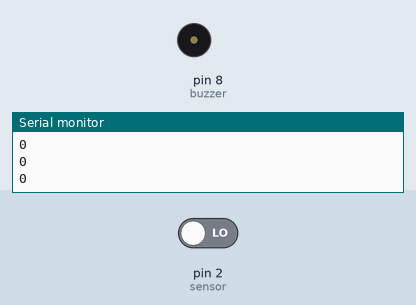
The sketch below on a simulated Arduino Uno, built with avr-gcc and run on an emulated ATmega328P. On the bench: buzzer (waves = sounding, pin HIGH), the last lines printed to the serial monitor. The inputs (shaded band) are chosen by the test bench; at power-on: pin 2 (sensor) LOW.

Above: at 1.2 s.
1.3 s: pin 2 (sensor) driven HIGH
At 2.5 s:
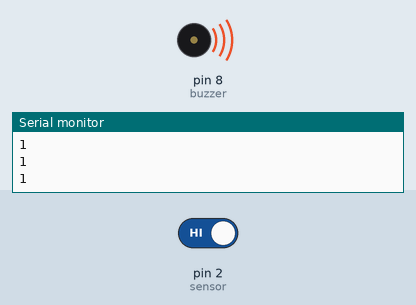
2.8 s: pin 2 (sensor) driven LOW
At 3.9 s:
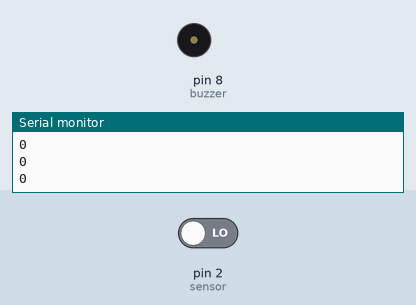
Timing chart, 0 to 5.8 s (numbered marks = the images above; inputs shaded):
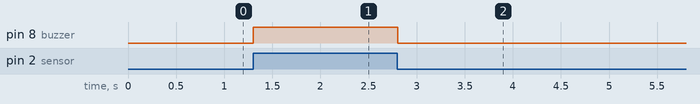

The sketch:

actBuzzer.ino
```cpp
/*
==========================================
SARKIT EdTech Project
Title: Vibration Sensor Alarm using Arduino
Description:
This project uses a vibration sensor to
detect movement or vibration. When vibration
is detected, a buzzer is activated and the
sensor status is displayed on the Serial Monitor.

Author: SARKIT EdTech
==========================================
*/

int sensor = 2;   // Vibration sensor output pin
int buzzer = 8;   // Buzzer pin

void setup() {

  pinMode(sensor, INPUT);
  pinMode(buzzer, OUTPUT);

  Serial.begin(9600);
}

void loop() {

  int state = digitalRead(sensor);   // Read sensor state

  Serial.println(state);

  // Vibration detection logic
  if (state == HIGH) {

    digitalWrite(buzzer, HIGH);   // Turn buzzer ON

  } else {

    digitalWrite(buzzer, LOW);    // Turn buzzer OFF
  }

  delay(100);   // Small delay for stable readings
}
```

Measured:
- after the input at 1.3 s, pin 8 (buzzer): LOW → HIGH at once
- after the input at 2.8 s, pin 8 (buzzer): HIGH → LOW at once
